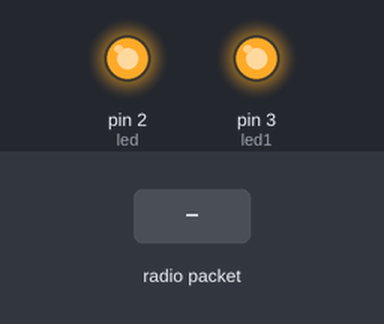
A sketch run on a simulated Arduino Uno, built with avr-gcc and run on an emulated ATmega328P. Parts: output pins drawn as LEDs (lit = HIGH). The inputs (shaded band) are chosen by the test bench. No radio packets arrive unless stated.

Above: at 1.2 s.
1.3 s: radio packet "8" arrives
At 2.4 s:
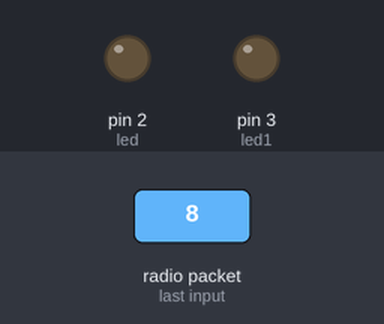
2.8 s: radio packet "4" arrives
At 3.5 s:
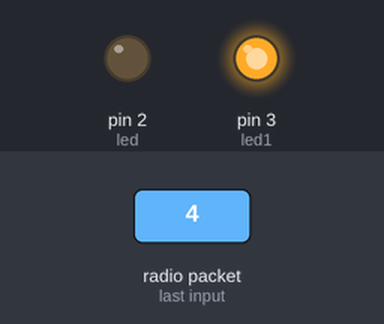
4.3 s: radio packet "6" arrives
At 4.7 s:
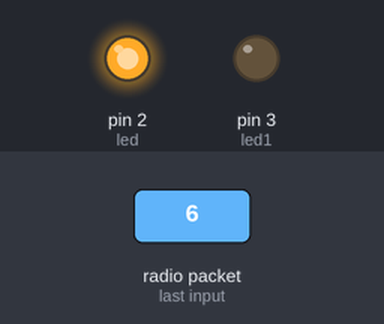
5.8 s: radio packet "5" arrives
At 7.0 s:
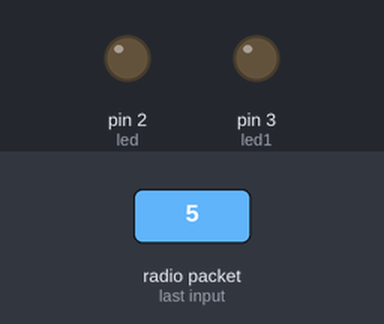
Timing chart, 0 to 8.3 s (numbered marks = the images above; inputs shaded):
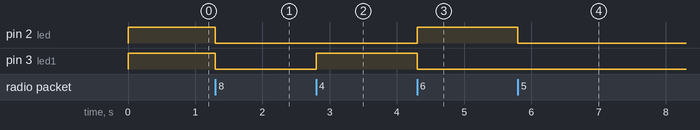

The sketch:

RX.ino
```cpp
/// * code number 2 for the receiver
//
//****************************
//
//lesson from Dmitry Osipov. http://www.youtube.com/user/d36073?feature=watch
//
//v.01 receiver Arduino NRF24L01 radio module communication of two Arduino
//
//Version 0.1 2013/07/13
//
//detailed video instructions lay out here
//
//http://www.youtube.com/user/d36073?feature=watch
//
//NRF24L01 + 2.4GHz Antenna Wireless Transceiver Module For Microcontr
//
////Arduino №1 receiving data from the series, sends to the radio package,
//
//Arduino # 2 accepts the packet, and sends it back to Arduino # 1.
//
//Arduino # 1 takes the package and sends it back to the series.
//
//that is what they wrote in the series, it should come back.
//
////If you send to the series with Arduino №1 team (1,2,3,4,5) then on Arduino №2
//
//LEDs will turn on and off.
//
//http://arduino.ru/forum/programmirovanie/nrf24l01
//
//* /

// this is a downloaded library

//https://github.com/maniacbug/RF24

//https://github.com/maniacbug/RF24/archive/master.zip

//http://yadi.sk/d/ZvMq19fB6lgPs

#include <SPI.h>

#include "RF24.h"

// Set up nRF24L01 radio on SPI bus plus pins 9 & 10

// Contacts from the radio module NRF24L01 connect to pinnam -> Arduino

// SCK -> 13

// MISO -> 12

// MOSI -> 11

// CSN -> 10

// CE -> 9

RF24 radio (5, 10);

// pins where LEDs are connected

int led = 2;

int led1 = 3;

byte addresses[][6] = {"1Node","2Node"}; // addresses of the receive and transmit channels

void setup () {

radio.begin ();

//radio.setAutoAck(false);

radio.setPALevel (RF24_PA_HIGH);

radio.setDataRate (RF24_250KBPS); // Transmission speed

radio.setChannel (124); // Channel number from 0 to 127

radio.setRetries (15,15); // Number of attempts and time between attempts

radio.openWritingPipe (addresses[0]); // Open the transmission channel

radio.openReadingPipe (1, addresses[1]); // Open one of the 6 reception channels

radio.startListening (); // Start listening to the broadcast

pinMode (led1, OUTPUT);

pinMode (led, OUTPUT);

digitalWrite (led, HIGH);

digitalWrite (led1, HIGH);

}

void loop () {

if (radio.available ()) {
  char data [32] = "";
   while (radio.available()) {

    radio.read (& data, 32); // accepts package with Arduino №1
    Serial.print("Rxd: ");
    Serial.println(data);
   }


// If the number came 1 turn on the LED

if (data [0] == '8') digitalWrite (led, LOW), digitalWrite (led1, LOW);

if (data [0] == '4') digitalWrite (led, LOW), digitalWrite (led1, HIGH);

if (data [0] == '6') digitalWrite (led, HIGH), digitalWrite (led1, LOW);

if (data [0] == '5') digitalWrite (led, LOW), digitalWrite (led1, LOW);


//if (data [0] == '4') digitalWrite (led1, LOW);

//if (data [0] == '5') digitalWrite (led, HIGH), delay (1000), digitalWrite (led, LOW);

radio.stopListening ();

radio.write (& data, 32); // and sends back to Arduino №1

radio.startListening ();

}

}
```

Measured:
- after the input at 1.3 s, pin 2 (led), pin 3 (led1): HIGH → LOW at once
- after the input at 2.8 s, pin 3 (led1): LOW → HIGH at once
- after the input at 4.3 s, pin 2 (led): LOW → HIGH at once; pin 3 (led1): HIGH → LOW at once
- after the input at 5.8 s, pin 2 (led): HIGH → LOW at once
